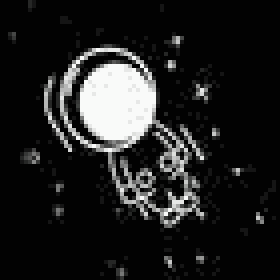
#> input picture src/Animate/img/astronaut.gif, 70 x 70 px (shown 4 times larger); its folder holds only this picture in this run
$ python gif_to_header.py
#> lines starting #> are read from the running program, lines starting #| are printed output that depends on the picture
import os
from PIL import Image, ImageSequence
import logging
from io import BytesIO

# 配置日志记录
logging.basicConfig(level=logging.INFO, format='%(levelname)s: %(message)s')

def gif_to_c_header(gif_path, output_dir):
    """将GIF文件转换为C头文件。"""
#> called with gif_path = 'src/Animate/img/astronaut.gif', output_dir = 'src/Animate/img'
    try:
        img = Image.open(gif_path)
#> img is the input picture: PIL image 70x70 P; mean R, G, B, A 31.7, 31.9, 31.7, 255
    except FileNotFoundError:
        logging.error(f"GIF文件未找到: {gif_path}")
        return
    except Exception as e:
        logging.error(f"打开GIF文件时出错 {gif_path}: {e}")
        return

    # 清理文件名以用作C变量名
    base_name = os.path.splitext(os.path.basename(gif_path))[0]
    base_name = re.sub(r'[^a-zA-Z0-9_]', '_', base_name) # 确保变量名有效

    header_file_name = f"{base_name}.h"
    header_file_path = os.path.join(output_dir, header_file_name)

    frames_data = []
    frame_sizes = [] # 重新引入以存储每帧的大小

    logging.info(f"正在处理GIF: {gif_path} -> {header_file_path}")

    try:
        for i, frame_pil in enumerate(ImageSequence.Iterator(img)):
            # 将帧转换为RGB模式（如果不是的话）
            frame_rgb = frame_pil.convert('RGB')

            # 将帧保存为JPEG字节流（与项目中的 .h.old 文件格式一致）
            jpeg_buffer = BytesIO()
            # 您可以根据需要调整 quality 参数 (0-100)
            frame_rgb.save(jpeg_buffer, format="JPEG", quality=85)
            frame_bytes = jpeg_buffer.getvalue()

            frames_data.append({
                'name': f"{base_name}_{i}",
                'bytes': frame_bytes
            })
            frame_sizes.append(len(frame_bytes)) # 存储帧大小
            logging.debug(f"已处理 {base_name} 的第 {i} 帧, 大小: {len(frame_bytes)} 字节")
#> this loop made 10 passes
#> pass 2, in gif_to_c_header, `frame_rgb = frame_pil.convert('RGB')`:
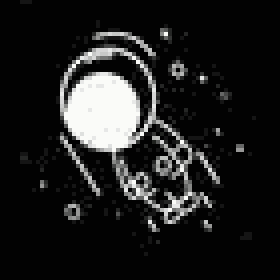
#> frame_rgb: PIL image 70x70 RGB (shown 4 times larger); mean R, G, B 30.8, 31, 30.7
#> pass 3, in gif_to_c_header, `frame_rgb = frame_pil.convert('RGB')`:
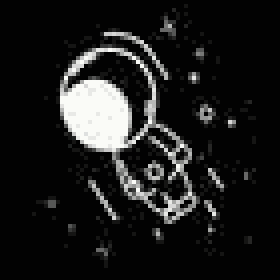
#> frame_rgb: PIL image 70x70 RGB (shown 4 times larger); mean R, G, B 28, 28.1, 27.7
#> after the loop:
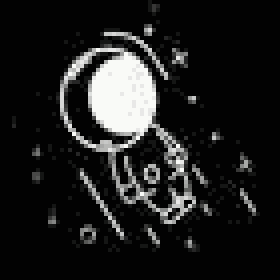
#> frame_rgb: PIL image 70x70 RGB (shown 4 times larger); mean R, G, B 30, 30.2, 29.9
#> after the loop, frame_sizes = [2126, 2052, 2077, 2137, 2116, 2068, 2100, 2098, 2045, 2167]; frames_data = 10 items

    except Exception as e:
        logging.error(f"处理 {gif_path} 的帧时出错: {e}")
        return

    if not frames_data:
        logging.warning(f"未能从 {gif_path} 提取任何帧")
        return

    try:
        with open(header_file_path, 'w', encoding='utf-8') as f:
            f.write("#include <pgmspace.h>\n\n")

            # 为每一帧写入字节数组
            for frame_info in frames_data:
                f.write(f"const uint8_t {frame_info['name']}[] PROGMEM = {{\n")
                hex_bytes = [f"0x{byte:02X}" for byte in frame_info['bytes']]
                # 每行写入16个字节
                for j in range(0, len(hex_bytes), 16):
                    line_bytes = hex_bytes[j:j+16]
                    f.write("\t" + ",".join(line_bytes))
                    # 如果不是数组的最后一个字节，则添加逗号
                    if j + len(line_bytes) < len(hex_bytes):
                        f.write(",")
                    f.write("\n")
                f.write("};\n\n") # 在每个数组定义后添加一个额外的换行符

            # 添加帧指针数组 (例如: const uint8_t *hutao[32] PROGMEM {...};)
            if frames_data:
                f.write(f"const uint8_t *{base_name}[{len(frames_data)}] PROGMEM {{\n") # 移除了等号
                for k, frame_info in enumerate(frames_data):
                    f.write(f"\t{frame_info['name']}")
                    if k < len(frames_data) - 1:
                        f.write(",")
                    f.write("\n")
                f.write("};\n\n")

                # 添加帧大小数组 (例如: const uint32_t hutao_size[32] PROGMEM {...};)
                f.write(f"const uint32_t {base_name}_size[{len(frames_data)}] PROGMEM {{\n") # 移除了等号
                for k, size in enumerate(frame_sizes):
                    f.write(f"\t{size}")
                    if k < len(frame_sizes) - 1:
                        f.write(",")
                    f.write("\n")
#> this loop made 10 passes
#> size on passes 1 to 10: 2126, 2052, 2077, 2137, 2116, 2068, 2100, 2098, 2045, 2167
                f.write("};\n") # 最后一个数组定义后只有一个换行符，以匹配hutao.h.old

        # 确保文件末尾只有一个换行符（如果上面最后一个数组后是\n\n则调整）
        # hutao.h.old 的最后一个数组定义后只有一个换行符，所以上面已经调整为 f.write("};\n")

        logging.info(f"成功创建头文件: {header_file_path}")

    except Exception as e:
        logging.error(f"写入头文件 {header_file_path} 时出错: {e}")


def main():
    script_dir = os.path.dirname(os.path.abspath(__file__))
    # GIF输入目录为脚本所在目录下的 'img' 子目录
    input_gif_dir = os.path.join(script_dir, "img")
    # 头文件输出目录也为 'img' 子目录
    output_header_dir = os.path.join(script_dir, "img")

    if not os.path.isdir(input_gif_dir):
        logging.error(f"输入GIF目录 'img' 未找到于: {input_gif_dir}")
        return

    # 确保输出目录存在 (通常 'img' 目录已存在)
    if not os.path.isdir(output_header_dir):
        try:
            os.makedirs(output_header_dir)
            logging.info(f"已创建输出目录: {output_header_dir}")
        except Exception as e:
            logging.error(f"无法创建输出目录 {output_header_dir}: {e}")
            return

    logging.info(f"开始在 {input_gif_dir} 中转换GIF到头文件...")
    found_gifs = False
    for filename in os.listdir(input_gif_dir):
        if filename.lower().endswith(".gif"):
            found_gifs = True
            gif_file_path = os.path.join(input_gif_dir, filename)
            gif_to_c_header(gif_file_path, output_header_dir)

    if not found_gifs:
        logging.info(f"在 {input_gif_dir} 中未找到GIF文件")
    else:
        logging.info("GIF到头文件转换完成。")

if __name__ == "__main__":
    # 确保Pillow库已安装
    try:
        from PIL import Image, ImageSequence
    except ImportError:
        logging.error("Pillow库未安装。请使用 'pip install Pillow' 命令安装。")
        # 在某些环境中，exit(1)可能不适用或被禁止
        print("Pillow库未安装。请使用 'pip install Pillow' 命令安装。")
    else:
        # 导入 re 模块，用于清理文件名
        import re
        main()
